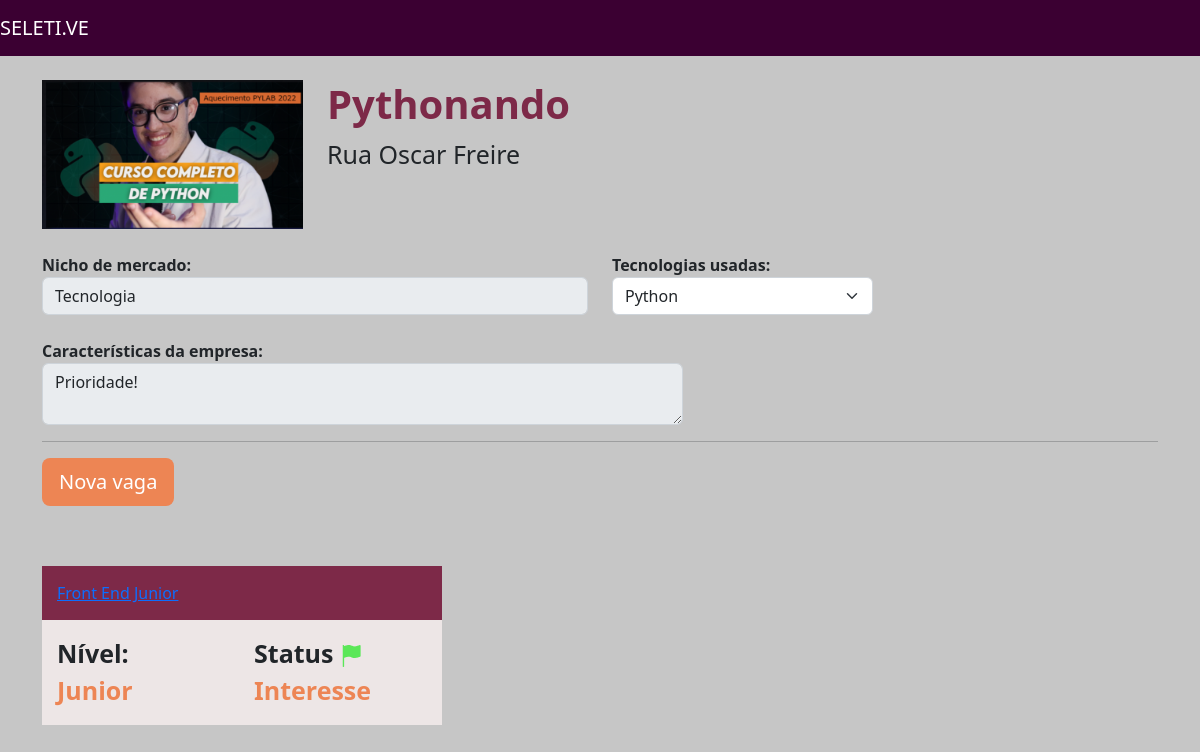
Screenshot of /home/empresa/3 with the database file from the repository.
### empresa/models.py (models this page shows, shortened)
class Empresa(models.Model):
    choices_nicho_mercado = (
        ('M', 'Marketing'),
        ('N', 'Nutrição'),
        ('D', 'Design'),
        ('T', 'Tecnologia')
    )
    logo = models.ImageField(upload_to="logo_empresa", null=True)
    nome = models.CharField(max_length=30)
    email = models.EmailField()
    cidade = models.CharField(max_length=30)
    tecnologias = models.ManyToManyField(Tecnologias)
    endereco = models.CharField(max_length=30)
    caracteristica_empresa = models.TextField()
    nicho_mercado = models.CharField(max_length=4, choices=choices_nicho_mercado)
    def __str__(self):
        return self.nome

class Vagas(models.Model):
    choices_experiencia = (
        ('J', 'Junior'),
        ('S', 'Senior'),
        ('P', 'Pleno')
    )
    choices_status = (
        ('A', 'Andamento'),
        ('F', 'Finalizado'),
        ('I', 'Interesse'),
        ('C', 'Currículo enviado'),
        ('E', 'Entrevista'),
        ('D', 'Desafio técnico')
    )
    empresa = models.ForeignKey(Empresa, null=True, on_delete=models.SET_NULL)
    titulo = models.CharField(max_length=30)
    nivel_experiencia = models.CharField(max_length=2, choices=choices_experiencia)
    data_final = models.DateField()
    email = models.EmailField(null=True)
    status = models.CharField(max_length=30, choices=choices_status)
    tecnologias_dominadas = models.ManyToManyField(Tecnologias)
    tecnologias_estudar = models.ManyToManyField(Tecnologias, related_name='estudar')

### empresa/views.py (the view)
# urls.py: path('empresa/<int:id>', views.empresa, name="empresa_unica"),
def empresa(request, id):
    empresa_unica = get_object_or_404(Empresa, id=id)
    empresas = Empresa.objects.all()
    tecnologias = Tecnologias.objects.all()
    vagas = Vagas.objects.filter(empresa_id=id)
    return render(request, 'empresa_unica.html', {'empresa': empresa_unica, 'tecnologias': tecnologias, 'empresas': empresas, 'vagas': vagas})

### empresa/models.py (called while the page is built)
    def __str__(self):
        return self.tecnologia

### empresa/templates/empresa_unica.html (shortened to what this page needs)
{% extends 'base.html' %}
{% load static %}
{% block 'head' %}
    <link href="{% static 'empresa/css/empresa.css' %}" rel="stylesheet">
{% endblock%}
{% block 'body' %}
    <br>
    <div class="container">
        <div class="row">
            <div class="col-md-3">
                <img width="100%" src="{{empresa.logo.url}}">
            </div>
            <div class="col-md">
                <h1 class="titulo">{{empresa.nome}}</h1>
                <p class="paragrafo">{{empresa.endereco}}</p>
            </div>
        </div>
        <br>
        <div class="row">
            <div class="col-md-6">
                <label>Nicho de mercado:</label>
                <input disabled type="text" class="form-control" value="{{empresa.get_nicho_mercado_display}}">
            </div>
            <div class="col-md-3">
                <label>Tecnologias usadas:</label>
                <select class="form-select">
                    {% for tech in empresa.tecnologias.all %}
                       <option>{{tech}}</option>
                    {% endfor %}
                </select>
            </div>
        </div>
        <br>
        <div class="row">
            <div class="col-md-7">
                <label>Características da empresa:</label>
                <textarea disabled class="form-control">{{empresa.caracteristica_empresa}}</textarea>
            </div>
            <div class="col-md-3">
            </div>
        </div>
        <hr>
        <a data-bs-toggle="modal" data-bs-target="#exampleModal" class="btn btn-lg btn-orange">Nova vaga</a>
        <div class="row">
            {% for vaga in vagas %}
                <div class="col-md">
                <div class="box-vagas">
                    <div class="header-vagas">
                        <a href="{% url 'vaga' vaga.id %}">{{vaga.titulo}}</a>
                    </div>
                    <div class="body-vagas">
                        <div class="row">
                            <div class="col-md">
                                <label class="paragrafo">Nível:</label>
                                <br>
                                <label class="paragrafo paragrafo-orange">{{vaga.get_nivel_experiencia_display}}</label>
                            </div>
                            <div class="col-md">
                                <label class="paragrafo">Status <img src="{% static 'empresa/img/flag_green.png' %}"></label>
                                <br>
                                <label class="paragrafo paragrafo-orange">{{vaga.get_status_display}}</label>
                            </div>
                        </div>
                    </div>
                </div>
                </div>
            {% endfor %}
        </div>
    </div>
    <br>
    <br>
{% endblock %}

### templates/static/base/css/base.css (style rules this page uses)
body { background-color: #C6C6C6 !important; }

### templates/static/empresa/css/empresa.css (style rules this page uses)
.titulo { color: #7D2948; font-weight: bold; }
.paragrafo { font-size: 25px; }
.btn-orange { background-color: #ED8554; color: white; }
label { font-weight: bold; }
.box-vagas { width: 400px; margin-top: 60px; background-color: #EDE6E6; }
.header-vagas { background-color: #7D2948; padding: 15px; color: white }
.body-vagas { padding: 15px; }
.paragrafo-orange { color: #ED8554; }

### rows the page displays
Empresa: logo (picture), nome "Pythonando", endereco "Rua Oscar Freire", nicho_mercado "Tecnologia", caracteristica_empresa "Prioridade!"
Vagas: titulo "Front End Junior", nivel_experiencia "Junior", status "Interesse"

### other values shown
form field value "Python"
